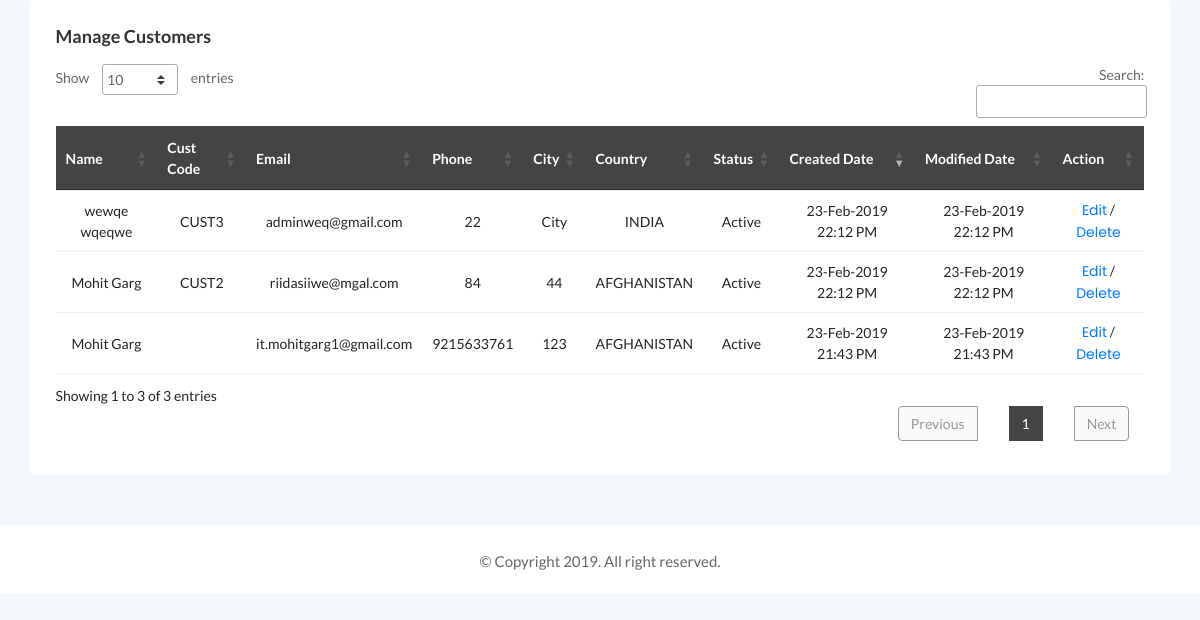
/manage-users.php (signed in), run on the app's committed database.
### tables this page shows
CREATE TABLE IF NOT EXISTS `customers` (
  `row_id` int(10) NOT NULL AUTO_INCREMENT,
  `cus_code` varchar(50) DEFAULT NULL,
  `first_name` varchar(100) DEFAULT NULL,
  `last_name` varchar(100) DEFAULT NULL,
  `email` varchar(100) DEFAULT NULL,
  `password` varchar(30) DEFAULT NULL,
  `active` int(1) DEFAULT NULL,
  `phone` varchar(30) DEFAULT NULL,
  `city` varchar(50) DEFAULT NULL,
  `country` varchar(50) DEFAULT NULL,
  `create_date` datetime DEFAULT NULL,
  `create_by` varchar(50) DEFAULT NULL,
  `last_modify_date` datetime DEFAULT NULL,
  `last_modify_by` varchar(50) DEFAULT NULL,
  `deleted` int(1) DEFAULT NULL,
  PRIMARY KEY (`row_id`)
);

CREATE TABLE IF NOT EXISTS `countries` (
  `row_id` int(10) NOT NULL AUTO_INCREMENT,
  `country_code` varchar(10) DEFAULT NULL,
  `country_name` varchar(100) DEFAULT NULL,
  `active` int(1) DEFAULT NULL,
  PRIMARY KEY (`row_id`)
);

### include/config.php (called while the page is built, shortened)
<?php
function dateFormat($date_format){
	return date('d-M-Y H:i A',strtotime($date_format));
}
function encrypt($sData){
$id=(double)$sData*525325.24;
return base64_encode($id);
}
?>

### manage-users.php (the view, shortened to what this page needs)
<?php
include('include/config.php');
if(strlen($_SESSION['alogin'])==0)
{
	header('location:index.php');
}
else{
?>
<!doctype html>
<html class="no-js" lang="en">
<head>
    <?php include_once("include/header.php"); ?>
   <link rel="stylesheet" type="text/css" href="https://cdn.datatables.net/1.10.19/css/jquery.dataTables.css">
        <link rel="stylesheet" type="text/css" href="https://cdn.datatables.net/responsive/2.2.3/css/responsive.bootstrap.min.css">
    <link rel="stylesheet" type="text/css" href="https://cdn.datatables.net/responsive/2.2.3/css/responsive.jqueryui.min.css">
</head>
<body>
    <div class="page-container">
        <div class="main-content">
            <div class="main-content-inner">
                    <div class="col-12 mt-5">
                        <div class="card">
                            <div class="card-body">
                                <h2 class="header-title">Manage Customers</h2>
                                <div class="data-tables datatable-dark">
                                    <table id="dataTable3" class="text-center">
                                        <thead class="text-capitalize">
                                            <tr>
                                                <th>Name</th>
                                                <th>Cust Code</th>
                                                <th>Email</th>
                                                <th>Phone</th>
                                                <th>City</th>
                                                <th>Country</th>
                                                <th>Status</th>
                                                <th>Created Date</th>
                                                <th>Modified Date</th>
                                                <th>Action</th>
                                            </tr>
                                        </thead>
                                        <tbody>
                                        <?php $query=mysqli_query($con,"select c.*,co.country_name from customers as c left join countries as co on (co.row_id=c.country) where c.deleted = 0 order by row_id desc");
while($row = mysqli_fetch_array($query))
{
?>
                                            <tr>
                                                <td><?php echo htmlentities($row['first_name']. ' ' . $row['last_name']);?></td>
                                                <td><?php echo htmlentities($row['cus_code']);?></td>
                                                <td><?php echo htmlentities($row['email']);?></td>
                                                <td><?php echo htmlentities($row['phone']);?></td>
                                                <td><?php echo htmlentities($row['city']);?></td>
                                                <td><?php echo htmlentities($row['country_name']);?></td>
                                                <td><?php  if($row['active']=='1') { echo 'Active'; }  else { echo 'Inactive'; } ?></td>
                                                <td><?php echo dateFormat($row['create_date']); ?></td>
                                                <td><?php echo dateFormat($row['last_modify_date']); ?></td>
                                                <td><a href="edit-customer.php?id=<?php echo encrypt($row['row_id']); ?>">Edit</a> / <a href="?id=<?php echo encrypt($row['row_id']);?>&del=delete" onClick="return confirm('Are you sure you want to delete?')">Delete</a></td>
                                            </tr>
                                           <?php } ?>
                                        </tbody>
                                    </table>
                                </div>
                            </div>
                        </div>
                    </div>
       	 </div>
        <footer>
            <div class="footer-area">
                <p>© Copyright <?php echo date("Y"); ?>. All right reserved.</p>
            </div>
        </footer>
    </div>
     </div>
</body>
</html>
<?php } ?>

### include/header.php (shortened to what this page needs)
<link rel="stylesheet" href="assets/css/bootstrap.min.css">
<link rel="stylesheet" href="assets/css/font-awesome.min.css">
<link rel="stylesheet" href="assets/css/themify-icons.css">
<link rel="stylesheet" href="assets/css/metisMenu.css">
<link rel="stylesheet" href="assets/css/owl.carousel.min.css">
<link rel="stylesheet" href="assets/css/slicknav.min.css">
<link rel="stylesheet" href="assets/css/export.css" type="text/css" media="all" />
<link rel="stylesheet" href="assets/css/typography.css">
<link rel="stylesheet" href="assets/css/default-css.css">
<link rel="stylesheet" href="assets/css/styles.css">
<link rel="stylesheet" href="assets/css/responsive.css">

### assets/css/styles.css (style rules this page uses)
.page-container { width: 100%; height: 100%; min-height: 100vh; padding-left: 280px; -webkit-transition: padding-left 0.3s ease 0s; transition: padding-left 0.3s ease 0s; }
.card { border: none; border-radius: 4px; background-color: #fff; -webkit-transition: all 0.3s ease 0s; transition: all 0.3s ease 0s; }
.card-body { padding: 25.6px; padding: 1.6rem; }
.main-content { width: 100%; background: #F3F8FB; }
.main-content-inner { padding: 0 10px; }
.main-content-inner .mt-5, .my-5 { margin:0px !important; }
.header-title { font-family: 'Lato', sans-serif; font-size: 18px; font-weight: 600; letter-spacing: 0; color: #333; text-transform: capitalize; margin-bottom: 17px; }
.footer-area { text-align: center; padding: 23px 0 19px; background: #fff; }
.footer-area p { color: #676666; margin-bottom: 0; }
table tr th { border-bottom: none; }
table tr th, table tr td { border-top: 1px solid rgba(120, 130, 140, 0.13) !important; }
table.dataTable.no-footer { border-bottom: 1px solid rgba(120, 130, 140, 0.13) !important; }
table.dataTable thead th, table.dataTable thead td { border-bottom-color: transparent; }
.datatable-dark thead { background: #444; color: #fff; }

### assets/css/responsive.css (style rules this page uses)
@media (min-width: 1200px) and (max-width: 1364px) { .main-content-inner { padding: 0 15px 50px; } }
@media (min-width: 1200px) and (max-width: 1364px) { .page-container, .sbar_collapsed.page-container { padding-left: 0; } }

### data on the page
customers: first_name+last_name "wewqe wqeqwe", cus_code "CUST3", email "adminweq@gmail.com", phone "22", city "City", countries.country_name "INDIA", active "Active", create_date "23-Feb-2019 22:12 PM", last_modify_date "23-Feb-2019 22:12 PM"
customers: first_name+last_name "Mohit Garg", cus_code "CUST2", email "riidasiiwe@mgal.com", phone "84", city "44", countries.country_name "AFGHANISTAN", active "Active", create_date "23-Feb-2019 22:12 PM", last_modify_date "23-Feb-2019 22:12 PM"
customers: first_name+last_name "Mohit Garg", email "it.mohitgarg1@gmail.com", phone "9215633761", city "123", countries.country_name "AFGHANISTAN", active "Active", create_date "23-Feb-2019 21:43 PM", last_modify_date "23-Feb-2019 21:43 PM"
